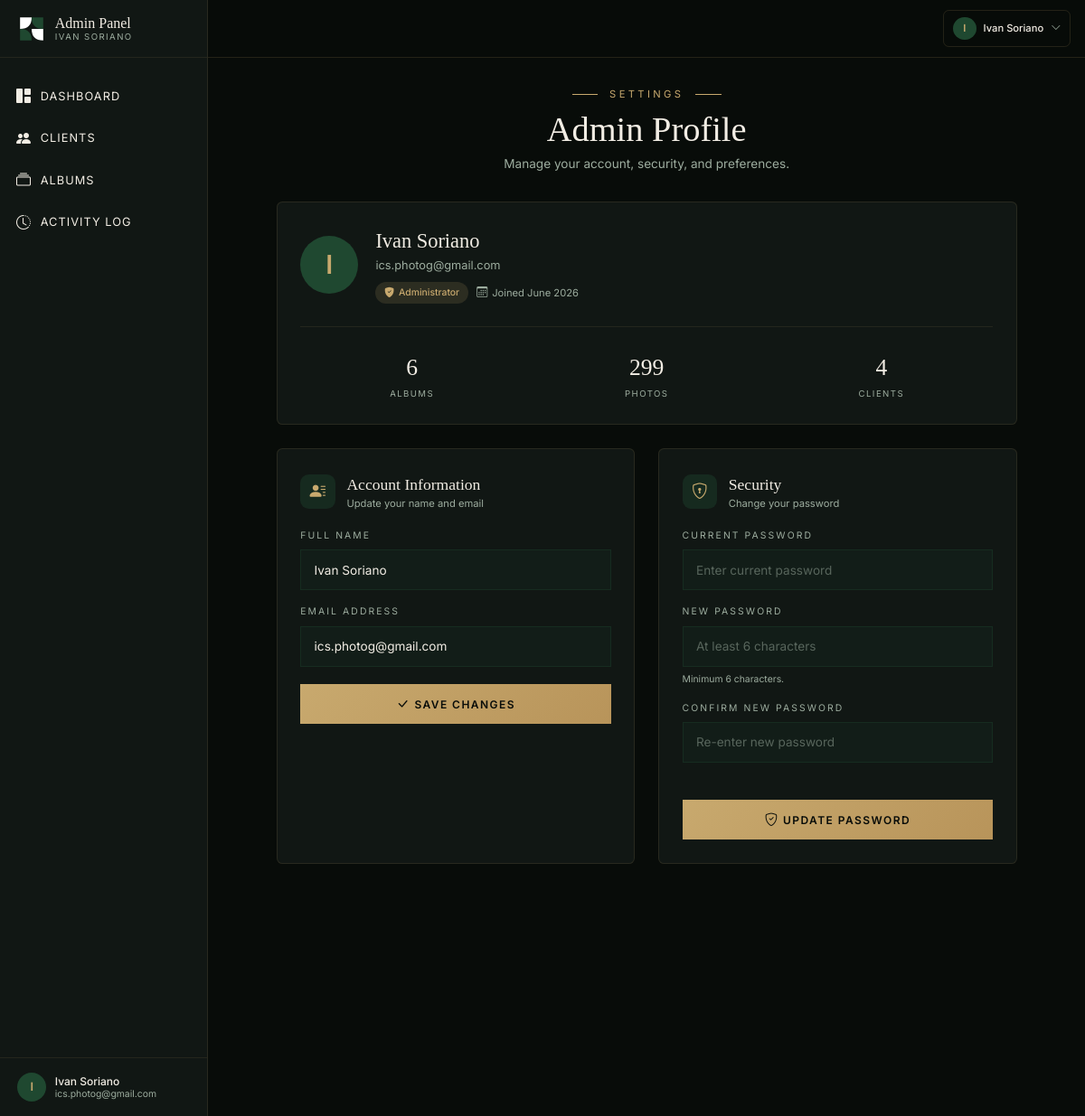
/admin/profile (signed in), run on the app's committed database.
### models.py (models this page shows, shortened)
class User(UserMixin, db.Model):
    __tablename__ = "users"
    id = db.Column(db.Integer, primary_key=True)
    email = db.Column(db.String(120), unique=True, nullable=False)
    password_hash = db.Column(db.String(256), nullable=True)
    role = db.Column(db.String(20), nullable=False, default="client")  # 'admin' or 'client'
    name = db.Column(db.String(100), nullable=False, default="")
    created_at = db.Column(db.DateTime, default=datetime.utcnow)
    failed_login_count = db.Column(db.Integer, default=0)
    locked_until = db.Column(db.DateTime, nullable=True)
    oauth_provider = db.Column(db.String(20), nullable=True)  # 'facebook', 'google', or None
    assignments = db.relationship("PhotoAssignment", backref="client", foreign_keys="PhotoAssignment.client_id", cascade="all, delete-orphan")
    @property
    def is_admin(self):
        return self.role == "admin"

### admin.py (the view, shortened to what this page needs)
@admin_bp.route("/profile", methods=["GET", "POST"])
@admin_required
def profile():
    total_albums = Album.query.filter_by(created_by=current_user.id).count()
    total_clients = User.query.filter_by(role="client").count()
    total_photos = Photo.query.filter_by(uploaded_by=current_user.id).count()
    return render_template("admin/profile.html",
                           total_albums=total_albums,
                           total_clients=total_clients,
                           total_photos=total_photos)

### admin.py (called while the page is built)
def admin_required(f):
    @wraps(f)
    @login_required
    def decorated(*args, **kwargs):
        if not current_user.is_admin:
            return redirect(url_for("client.gallery"))
        return f(*args, **kwargs)
    return decorated

### app.py (called while the page is built)
@login_manager.user_loader
def load_user(user_id):
    return User.query.get(int(user_id))

@app.after_request
def set_no_cache_headers(response):
    response.headers["Cache-Control"] = "no-store, no-cache, must-revalidate, max-age=0"
    response.headers["Pragma"] = "no-cache"
    response.headers["Expires"] = "0"
    return response

### templates/admin/profile.html (shortened to what this page needs)
{% extends "admin/base.html" %}
{% block content %}
<div class="admin-animate flex flex-col items-center">
  <div class="max-w-5xl w-full">
  <div class="mb-10 text-center">
    <div class="flex items-center justify-center gap-4 mb-3">
      <span class="uppercase" style="font-family: var(--font-body); color: var(--isp-gold); letter-spacing: 0.3em; font-size: 14px;">Settings</span>
    </div>
    <h1 class="text-3xl sm:text-4xl md:text-5xl" style="font-family: var(--font-display); color: var(--isp-cream); font-weight: 300; line-height: 1.1;">Admin Profile</h1>
    <p class="mt-2" style="color: var(--isp-text-muted); font-size: 17px;">Manage your account, security, and preferences.</p>
  </div>
  <div class="space-y-8">
    <div class="admin-card p-8 rounded-lg">
      <div class="flex flex-col sm:flex-row items-start sm:items-center gap-6">
        <div class="w-20 h-20 rounded-full flex items-center justify-center flex-shrink-0" style="background-color: var(--isp-green); color: var(--isp-gold); font-size: 36px; font-weight: 600;">
          {{ current_user.name[0] if current_user.name else 'A' }}
        </div>
        <div class="flex-1">
          <p style="font-family: var(--font-display); color: var(--isp-cream); font-size: 28px; font-weight: 300;">{{ current_user.name }}</p>
          <p style="color: var(--isp-text-muted); font-size: 16px;">{{ current_user.email }}</p>
          <div class="flex items-center gap-3 mt-3">
            <span class="inline-flex items-center gap-1.5 px-3 py-1 rounded-full" style="background-color: rgba(200,169,110,0.15); color: var(--isp-gold); font-size: 13px; font-weight: 500;">
              <i class="bi bi-shield-fill-check" style="font-size: 14px;"></i> Administrator
            </span>
            <span class="inline-flex items-center gap-1.5" style="color: var(--isp-text-muted); font-size: 14px;">
              <i class="bi bi-calendar3" style="font-size: 15px;"></i> Joined {{ current_user.created_at.strftime('%B %Y') }}
            </span>
          </div>
        </div>
      </div>
      <div class="grid grid-cols-3 gap-4 mt-8 pt-8" style="border-top: 1px solid rgba(200,169,110,0.1);">
        <div class="text-center">
          <p style="font-family: var(--font-display); color: var(--isp-cream); font-size: 32px; font-weight: 300;">{{ total_albums }}</p>
          <p class="uppercase mt-1" style="color: var(--isp-text-muted); font-size: 12px; letter-spacing: 0.15em;">Albums</p>
        </div>
        <div class="text-center">
          <p style="font-family: var(--font-display); color: var(--isp-cream); font-size: 32px; font-weight: 300;">{{ total_photos }}</p>
          <p class="uppercase mt-1" style="color: var(--isp-text-muted); font-size: 12px; letter-spacing: 0.15em;">Photos</p>
        </div>
        <div class="text-center">
          <p style="font-family: var(--font-display); color: var(--isp-cream); font-size: 32px; font-weight: 300;">{{ total_clients }}</p>
          <p class="uppercase mt-1" style="color: var(--isp-text-muted); font-size: 12px; letter-spacing: 0.15em;">Clients</p>
        </div>
      </div>
    </div>
    <div class="grid grid-cols-1 lg:grid-cols-2 gap-8">
      <div class="admin-card p-8 rounded-lg">
        <div class="flex items-center gap-4 mb-6">
          <div class="w-12 h-12 rounded-xl flex items-center justify-center" style="background-color: rgba(31,72,48,0.4);">
            <i class="bi bi-person-lines-fill" style="font-size: 22px; color: var(--isp-gold);"></i>
          </div>
          <div>
            <p style="font-family: var(--font-display); color: var(--isp-cream); font-size: 22px;">Account Information</p>
            <p style="color: var(--isp-text-muted); font-size: 14px;">Update your name and email</p>
          </div>
        </div>
        <form method="POST" action="/admin/profile">
          <div class="mb-5">
            <label class="block mb-2.5 uppercase" style="font-size: 13px; letter-spacing: 0.2em; color: var(--isp-text-muted);">Full Name</label>
            <input type="text" name="name" required class="admin-input" value="{{ current_user.name }}" placeholder="Your name" />
          </div>
          <div class="mb-6">
            <label class="block mb-2.5 uppercase" style="font-size: 13px; letter-spacing: 0.2em; color: var(--isp-text-muted);">Email Address</label>
            <input type="email" name="email" required class="admin-input" value="{{ current_user.email }}" placeholder="admin@email.com" />
          </div>
          <button type="submit" class="admin-btn w-full py-3.5" style="font-size: 15px;">
            <i class="bi bi-check-lg" style="font-size: 18px;"></i> Save Changes
          </button>
        </form>
      </div>
      <div class="admin-card p-8 rounded-lg">
        <div class="flex items-center gap-4 mb-6">
          <div class="w-12 h-12 rounded-xl flex items-center justify-center" style="background-color: rgba(31,72,48,0.4);">
            <i class="bi bi-shield-lock" style="font-size: 22px; color: var(--isp-gold);"></i>
          </div>
          <div>
            <p style="font-family: var(--font-display); color: var(--isp-cream); font-size: 22px;">Security</p>
            <p style="color: var(--isp-text-muted); font-size: 14px;">Change your password</p>
          </div>
        </div>
        <form method="POST" action="/admin/profile">
          <div class="mb-5">
            <label class="block mb-2.5 uppercase" style="font-size: 13px; letter-spacing: 0.2em; color: var(--isp-text-muted);">Current Password</label>
            <input type="password" name="current_password" required class="admin-input" placeholder="Enter current password" />
          </div>
          <div class="mb-5">
            <label class="block mb-2.5 uppercase" style="font-size: 13px; letter-spacing: 0.2em; color: var(--isp-text-muted);">New Password</label>
            <input type="password" name="password" required class="admin-input" placeholder="At least 6 characters" />
            <p class="mt-2" style="color: var(--isp-text-muted); font-size: 13px;">Minimum 6 characters.</p>
          </div>
          <div class="mb-6">
            <label class="block mb-2.5 uppercase" style="font-size: 13px; letter-spacing: 0.2em; color: var(--isp-text-muted);">Confirm New Password</label>
            <input type="password" name="confirm_password" required class="admin-input" placeholder="Re-enter new password" oninput="checkPasswordMatch()" />
            <p id="password-match-hint" class="mt-2" style="color: var(--isp-text-muted); font-size: 13px;">&nbsp;</p>
          </div>
          <button type="submit" id="password-submit" class="admin-btn w-full py-3.5" style="font-size: 15px;">
            <i class="bi bi-shield-check" style="font-size: 18px;"></i> Update Password
          </button>
        </form>
      </div>
    </div>
  </div>
  </div>
</div>
{% endblock %}

### templates/admin/base.html (shortened to what this page needs)
<!DOCTYPE html>
<html lang="en">
<head>
  <script src="https://cdn.tailwindcss.com"></script>
  <link rel="stylesheet" href="https://cdn.jsdelivr.net/npm/bootstrap-icons@1.11.3/font/bootstrap-icons.min.css">
  <link rel="stylesheet" href="{{ url_for('static', filename='css/styles.css') }}" />
</head>
<body style="background-color: var(--isp-bg); font-family: var(--font-body); min-height: 100vh; overflow-x: hidden; max-width: 100%; width: 100%;">
  <div style="min-height: 100vh;">
    <aside class="fixed top-0 bottom-0 left-0 w-72 z-50 flex flex-col transition-transform duration-300 -translate-x-full lg:translate-x-0"
      id="admin-sidebar"
      style="background-color: var(--isp-bg-card); border-right: 1px solid rgba(200,169,110,0.12);">
      <div class="px-6 flex-shrink-0 flex items-center" style="border-bottom: 1px solid rgba(200,169,110,0.1); height: 80px;">
        <a href="/admin/dashboard" class="flex items-center gap-3">
          <svg width="40" height="40" viewBox="0 0 100 100" fill="none" xmlns="http://www.w3.org/2000/svg">
            <path d="M10 10 H50 Q50 50 10 50 Z" fill="white" />
            <path d="M50 10 H90 V50 Q50 50 50 10 Z" fill="#1F4830" />
            <path d="M10 50 Q50 50 50 90 H10 Z" fill="#1F4830" />
            <path d="M50 50 Q50 90 90 90 V50 Z" fill="white" />
          </svg>
          <div class="flex flex-col leading-none">
            <span style="font-family: var(--font-display); color: var(--isp-cream); font-size: 20px; font-weight: 400;">
              Admin Panel
            </span>
            <span style="font-family: var(--font-body); color: var(--isp-text-muted); font-size: 12px; letter-spacing: 0.15em; text-transform: uppercase; margin-top: 2px;">
              Ivan Soriano
            </span>
          </div>
        </a>
      </div>
      <nav class="flex-1 py-6 overflow-y-auto" style="min-height: 0;">
        <a href="/admin/dashboard" class="admin-nav-link" style="color: var(--isp-cream);">
          <i class="bi bi-grid-1x2-fill" style="font-size: 20px;"></i> Dashboard
        </a>
        <a href="/admin/clients" class="admin-nav-link" style="color: var(--isp-cream);">
          <i class="bi bi-people-fill" style="font-size: 20px;"></i> Clients
        </a>
        <a href="/admin/albums" class="admin-nav-link" style="color: var(--isp-cream);">
          <i class="bi bi-collection" style="font-size: 20px;"></i> Albums
        </a>
        <a href="/admin/logs" class="admin-nav-link" style="color: var(--isp-cream);">
          <i class="bi bi-clock-history" style="font-size: 20px;"></i> Activity Log
        </a>
      </nav>
      <div class="px-6 py-5 flex-shrink-0" style="border-top: 1px solid rgba(200,169,110,0.1);">
        <div class="flex items-center gap-3">
          <div class="w-10 h-10 rounded-full flex items-center justify-center" style="background-color: var(--isp-green); color: var(--isp-gold); font-size: 16px; font-weight: 600;">
            {{ current_user.name[0] if current_user.name else 'A' }}
          </div>
          <div class="flex flex-col leading-tight">
            <span style="color: var(--isp-cream); font-size: 15px; font-weight: 500;">{{ current_user.name }}</span>
            <span style="color: var(--isp-text-muted); font-size: 13px;">{{ current_user.email }}</span>
          </div>
        </div>
      </div>
    </aside>
    <div class="min-w-0 lg:ml-72" style="min-height: 100vh;">
      <header class="sticky top-0 z-30 flex items-center justify-between px-5"
        style="background-color: rgba(8,12,9,0.92); backdrop-filter: blur(12px); border-bottom: 1px solid rgba(200,169,110,0.15); height: 80px;">
        <div class="relative">
          <button onclick="toggleUserMenu()" class="flex items-center gap-2.5 px-3 py-2 rounded-lg transition-all hover:bg-isp-green" style="border: 1px solid rgba(200,169,110,0.15);">
            <div class="w-8 h-8 rounded-full flex items-center justify-center" style="background-color: var(--isp-green); color: var(--isp-gold); font-size: 14px; font-weight: 600;">
              {{ current_user.name[0] if current_user.name else 'A' }}
            </div>
            <span class="hidden sm:inline" style="color: var(--isp-cream); font-size: 14px; font-weight: 500;">{{ current_user.name }}</span>
            <i class="bi bi-chevron-down" style="font-size: 14px; color: var(--isp-text-muted);"></i>
          </button>
        </div>
      </header>
      <main class="px-4 sm:px-6 lg:px-10 py-8 md:py-10">
        {% block content %}{% endblock %}
      </main>
    </div>
  </div>
</body>
</html>

### static/css/styles.css (style rules this page uses)
@media (min-width: 1024px) { body { zoom: 0.8; } }
:root { --isp-green: #1F4830; --isp-green-light: #2D5A3D; --isp-green-dark: #152E20; --isp-cream: #F2EDE4; --isp-gold: #C8A96E; --isp-bg: #080C09; --isp-bg-card: #111714; --isp-bg-section: #0D120F; --isp-text-muted: #9DAD9F; --font-display: 'Cormorant Garamond', Georgia, serif; --font-body: 'Inter', system-ui, sans-serif; }
* { margin: 0; padding: 0; box-sizing: border-box; }
html, body { height: 100%; width: 100%; }
body { background-color: var(--isp-bg); font-family: var(--font-body); color: var(--isp-cream); -webkit-font-smoothing: antialiased; -moz-osx-font-smoothing: grayscale; }
html { scroll-behavior: smooth; }
body { max-width: 100%; width: 100%; margin: 0; padding: 0; }

### templates/admin/base.html (style rules this page uses)
.admin-nav-link { display: flex; align-items: center; gap: 12px; padding: 14px 20px; font-size: 16px; letter-spacing: 0.08em; text-transform: uppercase; transition: all 0.3s ease; border-left: 3px solid transparent; }
.admin-card { background-color: var(--isp-bg-card); border: 1px solid rgba(200,169,110,0.12); transition: border-color 0.3s ease, transform 0.3s ease; }
.admin-input { background-color: rgba(31,72,48,0.12); border: 1px solid rgba(31,72,48,0.35); color: var(--isp-cream); font-size: 17px; padding: 14px 18px; transition: border-color 0.3s ease, background-color 0.3s ease; outline: none; width: 100%; }
.admin-input::placeholder { color: rgba(157,173,159,0.5); }
.admin-btn { background: linear-gradient(135deg, var(--isp-gold), #B8945A); color: var(--isp-bg); font-weight: 600; letter-spacing: 0.12em; text-transform: uppercase; transition: transform 0.2s ease, box-shadow 0.3s ease; }
.admin-animate { animation: fadeInUp 0.5s ease-out; }

### data on the page
User: name "I", name "Ivan Soriano", email "ics.photog@gmail.com", created_at "June 2026"

### other printed values
{{ total_albums }} "6"
{{ total_photos }} "299"
{{ total_clients }} "4"
